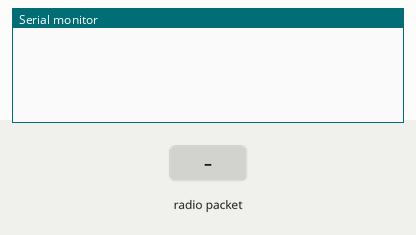
Bench run of a sketch on a simulated Arduino Uno, built with avr-gcc and run on an emulated ATmega328P. Parts: the last lines printed to the serial monitor. Inputs (shaded band) come from the test bench. No radio packets arrive unless stated.

Above: at 1.2 s.
1.3 s: radio packet "1" arrives
At 1.9 s:
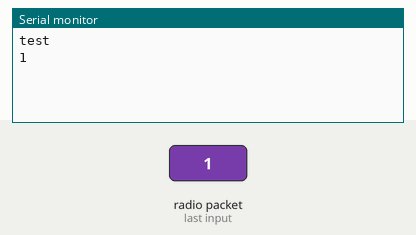
2.8 s: radio packet "0" arrives
At 4.0 s:
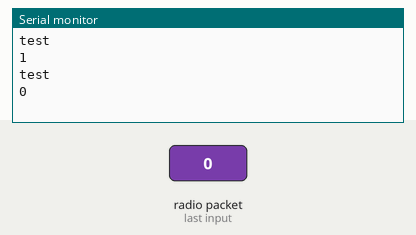
4.3 s: radio packet "2" arrives
At 5.4 s:
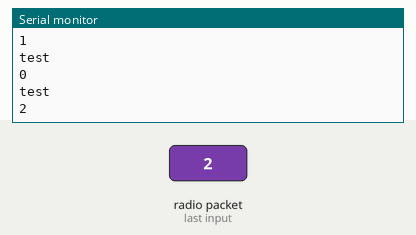

The sketch:

recieverTest.ino
```cpp
#include <SPI.h>
#include <nRF24L01.h>
#include <RF24.h>

RF24 radio(9, 8); // CE, CSN
const byte address[6] = "00001";

void setup() {
  Serial.begin(9600);
  radio.begin();
  radio.openReadingPipe(0, address);
  radio.setPALevel(RF24_PA_MIN);
  radio.startListening();
}

void loop() {
  if (radio.available()) {
    char text[32] = {0};
    radio.read(&text, sizeof(text));
    Serial.println("test");
    Serial.println(text);
  }
}
```

Measured:
- after the input at 1.3 s, the serial monitor: prints a new line at once (image 1)
- after the input at 2.8 s, the serial monitor: prints a new line at once (image 2)
- after the input at 4.3 s, the serial monitor: prints a new line at once (image 3)
